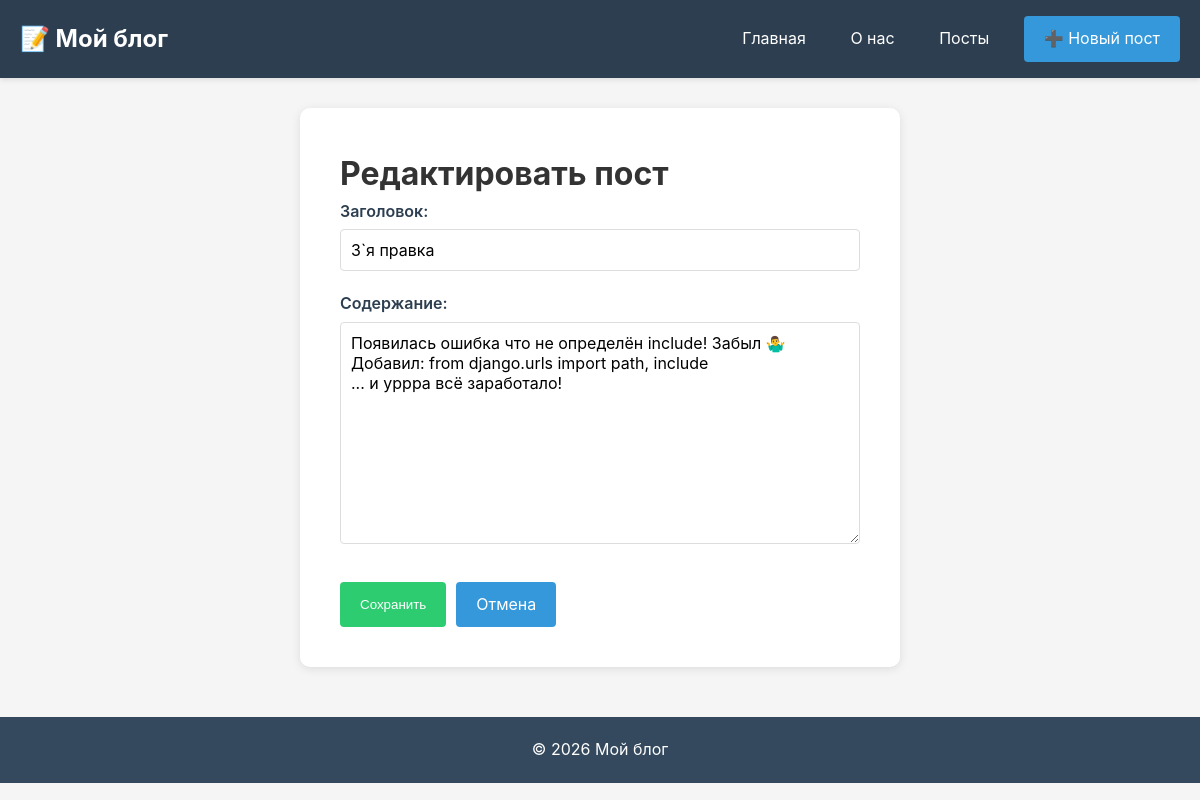
Page /posts/10/edit/ on the committed database.
### blog/models.py (models this page shows, shortened)
class Post(models.Model):
    title = models.CharField(max_length=200)
    content = models.TextField()
    created_at = models.DateTimeField(auto_now_add=True)
    updated_at = models.DateTimeField(auto_now=True)
    class Meta:
        ordering = ['-created_at']

### blog/views.py (the view, shortened to what this page needs)
# urls.py: path('posts/<int:pk>/edit/', views.PostUpdateView.as_view(), name='post_edit'),
class PostUpdateView(UpdateView):
    model = Post
    form_class = PostForm
    template_name = 'blog/post_form.html'

### blog/forms.py
class PostForm(forms.ModelForm):
    class Meta:
        model = Post
        fields = ['title', 'content']
        widgets = {
            'title': forms.TextInput(attrs={
                'class': 'form-control',
                'placeholder': 'Введите заголовок поста'
            }),
            'content': forms.Textarea(attrs={
                'class': 'form-control',
                'rows': 10,
                'placeholder': 'Введите содержание поста'
            }),
        }
        labels = {
            'title': 'Заголовок',
            'content': 'Содержание',
        }
        error_messages = {
            'title': {
                'required': 'Пожалуйста, укажите заголовок',
                'max_length': 'Заголовок слишком длинный (макс. 200 символов)',
            },
            'content': {
                'required': 'Пожалуйста, напишите содержание поста',
            },
        }

### templates/blog/post_form.html (shortened to what this page needs)
{% extends 'blog/base.html' %}
{% block content %}
<div class="form-container">
    <h1>{% if object %}Редактировать пост{% else %}Создать новый пост{% endif %}</h1>
    <form method="post" class="post-form">
        {% for field in form %}
            <div class="form-group {% if field.errors %}has-error{% endif %}">
                {{ field.label_tag }}
                {{ field }}
            </div>
        {% endfor %}
        <div class="form-actions">
            <button type="submit" class="btn btn-primary">
                {% if object %}Сохранить{% else %}Создать{% endif %}
            </button>
            <a href="{% url 'blog:post_list' %}" class="btn">Отмена</a>
        </div>
    </form>
</div>
{% endblock %}

### static/css/style.css (style rules this page uses)
* { margin: 0; padding: 0; box-sizing: border-box; }
body { font-family: -apple-system, BlinkMacSystemFont, 'Segoe UI', Roboto, Oxygen, Ubuntu, Cantarell, sans-serif; line-height: 1.6; color: #333; background-color: #f5f5f5; }
.btn { display: inline-block; background-color: #3498db; color: white; padding: 10px 20px; text-decoration: none; border-radius: 4px; border: none; cursor: pointer; transition: background-color 0.3s; }
.btn-primary { background-color: #2ecc71; }
.form-container { max-width: 600px; margin: 30px auto; background: white; padding: 40px; border-radius: 10px; box-shadow: 0 2px 10px rgba(0,0,0,0.1); }
.form-group { margin-bottom: 20px; }
.form-group label { display: block; margin-bottom: 5px; color: #2c3e50; font-weight: 600; }
.form-group input[type="text"], .form-group textarea { width: 100%; padding: 10px; border: 1px solid #ddd; border-radius: 4px; font-size: 1rem; font-family: inherit; }
.form-actions { display: flex; gap: 10px; margin-top: 30px; }

### rows in the picture
Post: form "3`я правка" "Появилась ошибка что не определён include! Забыл 🤷‍♂️ Добавил: from django.urls import path, include ... и уррра всё заработало!"

### other values in the picture
{{ field.label_tag }} "Заголовок:" "Содержание:"
